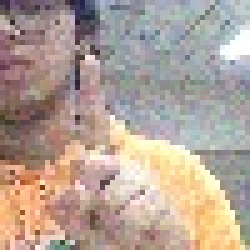
#> input picture augmented_data/1/14_aug_2_noise.jpg, 50 x 50 px, given in place of the camera (shown 5 times larger)
$ python test_hsv.py
#> lines starting #> are read from the running program, lines starting #| are printed output that depends on the picture; after the words box and inside, x2 and y2 are one past the last pixel; in counts of white or black regions, pixels touching at a corner belong together
import cv2
import numpy as np

cap =cv2.VideoCapture(0)
BOX_W, BOX_H = 400, 400  # Width and height of the box
while True:
    _, frame = cap.read()
#> frame is the input picture: shape (50, 50, 3); mean B, G, R 151, 161.8, 179

    frame_h, frame_w, _ = frame.shape
#> frame_h = 50; frame_w = 50

    # Calculate the top-left corner of the centered ROI box
    BOX_X = ((frame_w - BOX_W) // 2)
#> BOX_X = -175
    BOX_Y = ((frame_h - BOX_H) // 2)+50
#> BOX_Y = -125


    # Extract the region of interest (ROI) defined by the box
    roi = frame[BOX_Y:BOX_Y + BOX_H, BOX_X:BOX_X + BOX_W]
    frame = cv2.flip(frame, 1)
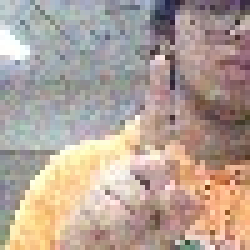
#> frame: shape (50, 50, 3) (shown 5 times larger); mean B, G, R 151, 161.8, 179
    cv2.rectangle(frame, (BOX_X, BOX_Y), (BOX_X + BOX_W, BOX_Y + BOX_H), (0, 255, 0), 2)
    cv2.imshow("Frame",frame)

    # Preprocessing: Convert to HSV and apply skin mask
    hsv = cv2.cvtColor(roi, cv2.COLOR_BGR2HSV)
#> hsv: shape (50, 50, 3); mean H, S, V 60.3, 50, 183.3
    lower_skin = np.array([0, 20, 70])  # Adjust skin color range
    upper_skin = np.array([20, 255, 255])
    mask = cv2.inRange(hsv, lower_skin, upper_skin)
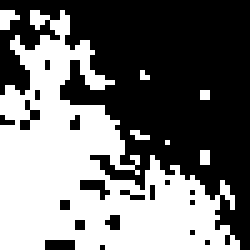
#> mask: shape (50, 50) (shown 5 times larger); 45.1% white; 7 white regions (6 under 20 px), largest, box (x1, y1, x2, y2) and area: (0, 2, 48, 50) 1098
    mask = cv2.medianBlur(mask, 15)
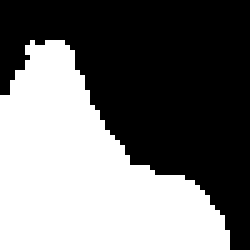
#> mask: shape (50, 50) (shown 5 times larger); 45.7% white; 1 white region, box (x1, y1, x2, y2) and area: (0, 8, 46, 50) 1142

    cv2.imshow("mask",mask)

    #skin = cv2.bitwise_and(roi,roi, mask=mask)
    #cv2.imshow("hsv",skin)

    key= cv2.waitKey(1)
#> (key Esc is pressed here)
    if key == 32:
        break

$ run again, on augmented_data/1/18_aug_4_noise.jpg
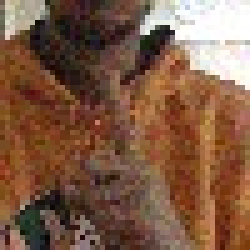
#> input picture augmented_data/1/18_aug_4_noise.jpg, 50 x 50 px, given in place of the camera (shown 5 times larger)
#> frame is the input picture: shape (50, 50, 3); mean B, G, R 69.1, 90.9, 127.1
#> `frame = cv2.flip(frame, 1)`:
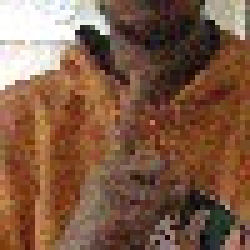
#> frame: shape (50, 50, 3) (shown 5 times larger); mean B, G, R 69.1, 90.9, 127.1
#> hsv: shape (50, 50, 3); mean H, S, V 21.5, 128.8, 127.5
#> `mask = cv2.medianBlur(mask, 15)`:
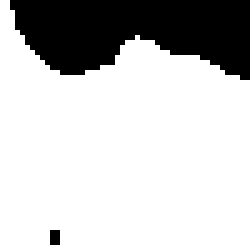
#> mask: shape (50, 50) (shown 5 times larger); 77.5% white; 2 black regions (1 under 20 px), largest, box (x1, y1, x2, y2) and area: (2, 0, 50, 16) 557

$ run again, on augmented_data/1/9_aug_1_noise.jpg
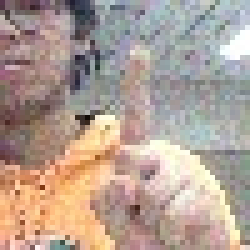
#> input picture augmented_data/1/9_aug_1_noise.jpg, 50 x 50 px, given in place of the camera (shown 5 times larger)
#> frame is the input picture: shape (50, 50, 3); mean B, G, R 148.6, 159.7, 178.2
#> `frame = cv2.flip(frame, 1)`:
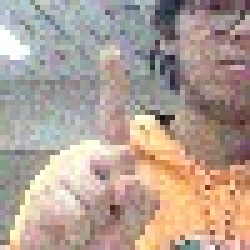
#> frame: shape (50, 50, 3) (shown 5 times larger); mean B, G, R 148.6, 159.7, 178.2
#> hsv: shape (50, 50, 3); mean H, S, V 55.9, 50.8, 182.2
#> `mask = cv2.medianBlur(mask, 15)`:
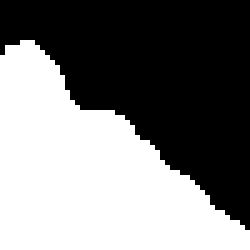
#> mask: shape (50, 50) (shown 5 times larger); 48.7% white; 1 white region, box (x1, y1, x2, y2) and area: (0, 8, 50, 50) 1218
